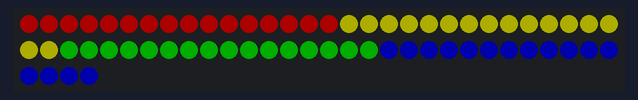
Simulated run of this sketch. Board: ESP8266 (NodeMCU). On the bench: 64 RGB LEDs in strip order, left to right, continuing on the next row. Dim RGB values are drawn brighter than linear.

Above: at 0.1 s.

The sketch:

2_prueba_pantallaled.ino
```cpp
//Ejemplo de prueba para la pantalla led
// la pantalla utiliza tira led WS2812B de 5 voltios
//la pantalla se hace con 4 tiras tal como se muestra en la figura

#include <Adafruit_NeoPixel.h>
#define PIN 14  //pin de la Wemos esp32 para data
#define NUMPIXELS 64
Adafruit_NeoPixel pantalla(NUMPIXELS, PIN, NEO_GRB + NEO_KHZ800);
// Argument 1 = Number of pixels in NeoPixel strip
// Argument 2 = Arduino pin number (most are valid)
// Argument 3 = Pixel type flags, add together as needed:
//   NEO_KHZ800  800 KHz bitstream (most NeoPixel products w/WS2812 LEDs)
//   NEO_KHZ400  400 KHz (classic 'v1' (not v2) FLORA pixels, WS2811 drivers)
//   NEO_GRB     Pixels are wired for GRB bitstream (most NeoPixel products)
//   NEO_RGB     Pixels are wired for RGB bitstream (v1 FLORA pixels, not v2)
//   NEO_RGBW    Pixels are wired for RGBW bitstream (NeoPixel RGBW products)

uint32_t colorL=pantalla.Color(255, 0, 0); //color rojo
uint32_t colorU=pantalla.Color(255, 255, 0); //color amarillo
uint32_t colorR=pantalla.Color(0, 255, 0); //color verde
uint32_t colorD=pantalla.Color(0, 0, 255); //color azul


void setup(){
  pantalla.begin(); //inicializamos
  pantalla.show();  // Turn OFF all pixels ASAP
  pantalla.setBrightness(50);// Set BRIGHTNESS to about 1/5 (max = 255)

}

void loop(){
  pantalla.clear();
  for(byte x=0; x<16; x++){
    pantalla.setPixelColor(x,colorL);
    pantalla.setPixelColor(x+16,colorU);
    pantalla.setPixelColor(x+32,colorR);
    pantalla.setPixelColor(x+48,colorD);
  }
  pantalla.show();
  delay(500);
}
```
